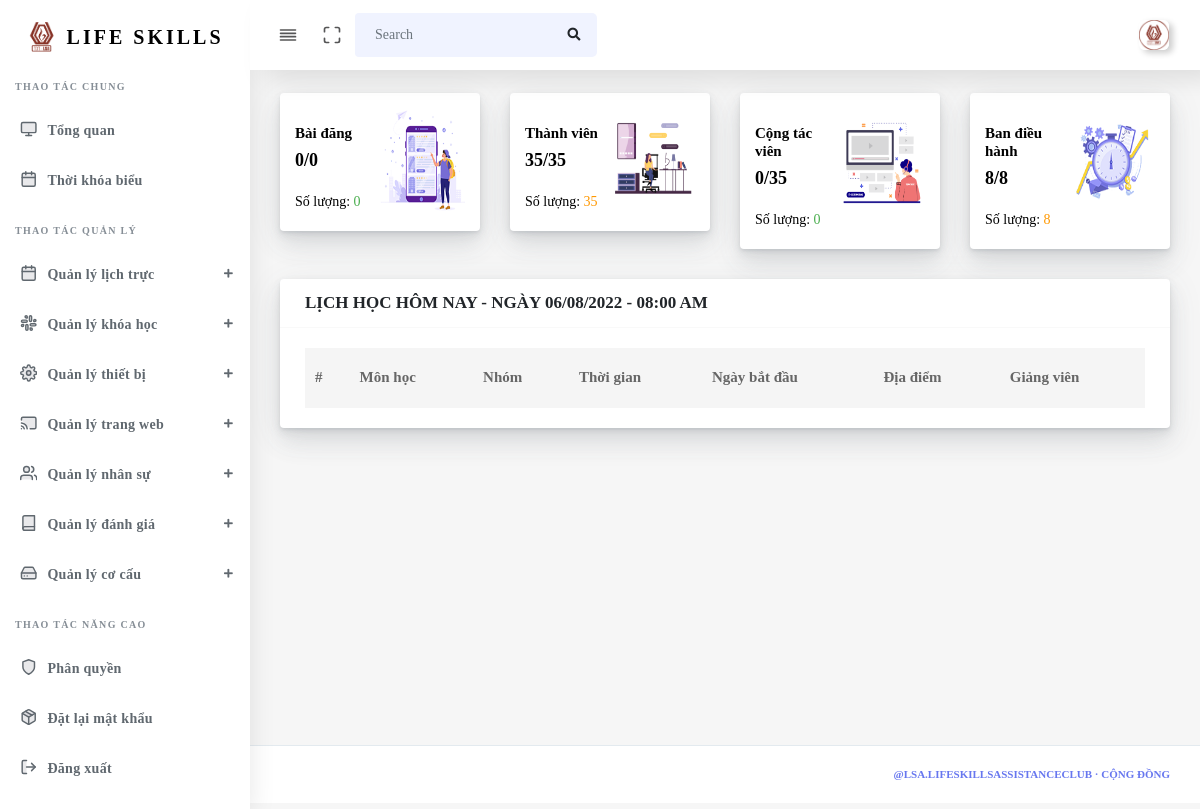
Page /Admin/Home (signed in) on the earlier database version.
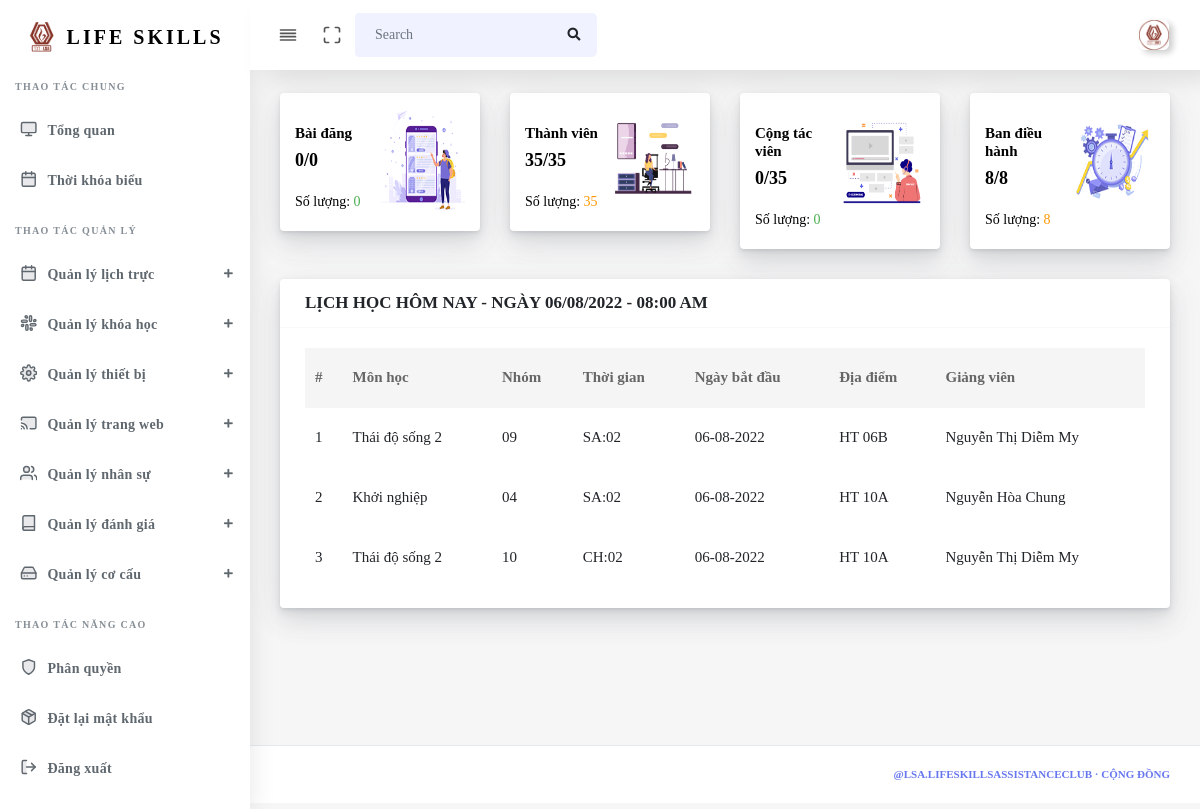
Same page on the later database version.
### tables this page shows
CREATE TABLE `tbl_course` (
  `id_course` int(255) NOT NULL,
  `id_subject` int(255) NOT NULL,
  `group` varchar(255) NOT NULL,
  `teacher` varchar(255) DEFAULT NULL,
  `period` varchar(255) NOT NULL,
  `local` varchar(255) DEFAULT NULL,
  `date` date NOT NULL,
  `semester` varchar(255) NOT NULL,
  `id_schoolyear` int(255) NOT NULL
);

CREATE TABLE `tbl_subject` (
  `id_subject` int(255) NOT NULL,
  `subject` varchar(255) NOT NULL,
  `note` varchar(255) DEFAULT NULL
);

### source/views/admin/layout.php (called while the page is built)
<?php
$filepath = realpath(dirname(__FILE__));
require_once($filepath . '/partials/header.php');
require_once($filepath . '/partials/sidebar.php');
require_once($filepath . '/pages/' . $data['page'] . '.php');
require_once($filepath . '/partials/footer.php');
?>

### source/core/Controller.php (called while the page is built, shortened)
<?php
class Controller
{
    public function viewAdmin($view, $data = [])
    {
        require_once(realpath(dirname(__FILE__)) . '/../views/admin/' . $view . '.php');
    }
}
?>

### source/controllers/Admin.php (called while the page is built, shortened)
<?php
class Admin extends Controller
{
  private $Dashboard;
  private $Course;
  function __construct()
  {
    $this->Dashboard        = $this->model("Dashboard");
    $this->Course           = $this->model("Course");
  }
  public function Home()
  {
    $this->viewAdmin("layout", [
      "page"                => "home/dashboard",
      "CountPost"           => $this->Dashboard->Post(),
      "CountCollaborate"    => $this->Dashboard->Collaborate(),
      "CountMember"         => $this->Dashboard->Member(),
      "CountAdministration" => $this->Dashboard->Administration(),
      "CountPosition"       => $this->Dashboard->Position(),
      "CountPersonnel"      => $this->Dashboard->Personnel(),
      "ListCourseToday"     => $this->Course->getCourseToday(),
      "Notification"        => [],
    ]);
  }
}

### source/core/App.php (called while the page is built, shortened)
<?php
class App
{
    protected $action       = "Index";
    function __construct()
    {
        $arr        = $this->UrlProcess();
        $filepath   = realpath(dirname(__FILE__));
        if (isset($arr[0])) {
            if (file_exists($filepath . '/../controllers/' . $arr[0] . '.php')) {
                if ($arr[0] == "Admin") {
                    $this->action = "Home";
                }
                unset($arr[0]);
            }
        }
        $this->controller = new $this->controller;
        if (isset($arr[1])) {
            if (method_exists($this->controller, $arr[1])) {
                $this->action = $arr[1];
            }
            unset($arr[1]);
        }
        $this->params = $arr ? array_values($arr) : [];
        call_user_func_array([$this->controller, $this->action], $this->params);
    }
    function UrlProcess()
    {
        if (isset($_GET["url"])) return explode("/", filter_var(trim($_GET["url"], "/")));
    }
}
?>

### index.php (called while the page is built, shortened)
<?php
$myApp = new App();
?>

### source/core/lib/database.php (called while the page is built, shortened)
<?php
class Database
{
  protected $host   = DB_HOST;
  protected $user   = DB_USER;
  protected $pass   = DB_PASS;
  protected $dbname = DB_NAME;
  public $link;
  private function connectDB()
  {
    $this->link = new mysqli(
      $this->host,
      $this->user,
      $this->pass,
      $this->dbname
    );
  }
  public function select($query)
  {
    $result = $this->link->query($query) or
      die($this->link->error . __LINE__);
    if ($result->num_rows > 0) {
      return $result;
    } else {
      return false;
    }
  }
}

### source/models/Course.php (called while the page is built, shortened)
<?php
class Course
{
  private $db;
  public function __construct()
  {
    $this->db = new Database();
  }
  public function getCourseToday()
  {
    $query  = "SELECT tbl_course.*, tbl_subject.subject, tbl_schoolyear.schoolyear FROM tbl_course, tbl_subject, tbl_schoolyear WHERE tbl_course.id_subject = tbl_subject.id_subject AND tbl_course.id_schoolyear = tbl_schoolyear.id_schoolyear AND tbl_course.date = CURDATE() ORDER BY period DESC";
    $result = $this->db->select($query);
    return $result;
  }
}

### source/core/helpers/format.php (called while the page is built, shortened)
<?php
class Format
{
  public function formatDate($date)
  {
    return date('d-m-Y', strtotime($date));
  }
}

### source/views/admin/pages/home/dashboard.php (the view, shortened to what this page needs)
<div class="main-content">
  <section class="section">
    <div class="row">
      <div class="col-xl-3 col-lg-6 col-md-6 col-sm-6 col-xs-12">
        <div class="card">
          <div class="card-statistic-4">
            <div class="align-items-center justify-content-between">
              <div class="row">
                <div class="col-lg-6 col-md-6 col-sm-6 col-xs-6 pr-0 pt-3">
                  <div class="card-content">
                    <h5 class="font-15">Bài đăng</h5>
                    <h2 class="mb-3 font-18"><?php echo $data['CountPost']; ?>/<?php echo $data['CountPost']; ?></h2>
                    <p class="mb-0">Số lượng: <span class="col-green"><?php echo $data['CountPost']; ?></span></p>
                  </div>
                </div>
                <div class="col-lg-6 col-md-6 col-sm-6 col-xs-6 pl-0">
                  <div class="banner-img">
                    <img src="source/public/img/banner/1.png" style="width: 104px; height: 104px;" alt="">
                  </div>
                </div>
              </div>
            </div>
          </div>
        </div>
      </div>
      <div class="col-xl-3 col-lg-6 col-md-6 col-sm-6 col-xs-12">
        <div class="card">
          <div class="card-statistic-4">
            <div class="align-items-center justify-content-between">
              <div class="row ">
                <div class="col-lg-6 col-md-6 col-sm-6 col-xs-6 pr-0 pt-3">
                  <div class="card-content">
                    <h5 class="font-15">Thành viên</h5>
                    <h2 class="mb-3 font-18"><?php echo $data['CountMember']; ?>/<?php echo $data['CountPersonnel']; ?></h2>
                    <p class="mb-0">Số lượng: <span class="col-orange"><?php echo $data['CountMember']; ?></span></p>
                  </div>
                </div>
                <div class="col-lg-6 col-md-6 col-sm-6 col-xs-6 pl-0">
                  <div class="banner-img">
                    <img src="source/public/img/banner/2.png" style="width: 104px; height: 104px;" alt="">
                  </div>
                </div>
              </div>
            </div>
          </div>
        </div>
      </div>
      <div class="col-xl-3 col-lg-6 col-md-6 col-sm-6 col-xs-12">
        <div class="card">
          <div class="card-statistic-4">
            <div class="align-items-center justify-content-between">
              <div class="row ">
                <div class="col-lg-6 col-md-6 col-sm-6 col-xs-6 pr-0 pt-3">
                  <div class="card-content">
                    <h5 class="font-15">Cộng tác viên</h5>
                    <h2 class="mb-3 font-18"><?php echo $data['CountCollaborate']; ?>/<?php echo $data['CountPersonnel']; ?></h2>
                    <p class="mb-0">Số lượng: <span class="col-green"><?php echo $data['CountCollaborate']; ?></span> </p>
                  </div>
                </div>
                <div class="col-lg-6 col-md-6 col-sm-6 col-xs-6 pl-0">
                  <div class="banner-img">
                    <img src="source/public/img/banner/4.png" style="width: 104px; height: 104px;" alt="">
                  </div>
                </div>
              </div>
            </div>
          </div>
        </div>
      </div>
      <div class="col-xl-3 col-lg-6 col-md-6 col-sm-6 col-xs-12">
        <div class="card">
          <div class="card-statistic-4">
            <div class="align-items-center justify-content-between">
              <div class="row ">
                <div class="col-lg-6 col-md-6 col-sm-6 col-xs-6 pr-0 pt-3">
                  <div class="card-content">
                    <h5 class="font-15">Ban điều hành</h5>
                    <h2 class="mb-3 font-18"><?php echo $data['CountAdministration']; ?>/<?php echo $data['CountPosition']; ?></h2>
                    <p class="mb-0">Số lượng: <span class="col-orange"><?php echo $data['CountAdministration']; ?></span></p>
                  </div>
                </div>
                <div class="col-lg-6 col-md-6 col-sm-6 col-xs-6 pl-0">
                  <div class="banner-img">
                    <img src="source/public/img/banner/3.png" style="width: 104px; height: 104px;" alt="">
                  </div>
                </div>
              </div>
            </div>
          </div>
        </div>
      </div>
    </div>
    <div class="row">
      <div class="col-md-12">
        <div class="card">
          <div class="card-header">
            <h4>LỊCH HỌC HÔM NAY - NGÀY
              <?php
              echo strtoupper(date('d/m/Y - h:i a', time()));
              ?></h4>
          </div>
          <div class="card-body">
            <div class="table-responsive">
              <table class="table table-hover mb-0" id="table-1">
                <thead>
                  <tr>
                    <th>#</th>
                    <th>Môn học</th>
                    <th>Nhóm</th>
                    <th>Thời gian</th>
                    <th>Ngày bắt đầu</th>
                    <th>Địa điểm</th>
                    <th>Giảng viên</th>
                  </tr>
                </thead>
                <tbody>
                  <?php if ($data['ListCourseToday']) {
                    $fm = new Format();
                    $i = 1;
                    while ($value = $data['ListCourseToday']->fetch_assoc()) { ?>
                      <tr>
                        <td><?php echo $i++; ?></td>
                        <td><?php echo $value['subject']; ?></td>
                        <td><?php echo $value['group']; ?></td>
                        <td><?php echo $value['period']; ?></td>
                        <td><?php echo $fm->formatDate($value['date']); ?></td>
                        <td><?php echo $value['local']; ?></td>
                        <td><?php echo $value['teacher']; ?></td>
                      </tr>
                  <?php }
                  } ?>
                </tbody>
              </table>
            </div>
          </div>
        </div>
      </div>
    </div>
  </section>
</div>

### source/views/admin/partials/header.php (shortened to what this page needs)
<!DOCTYPE html>
<html lang="en">
<head>
  <link rel="stylesheet" href="source/public/bundles/bootstrap-daterangepicker/daterangepicker.css">
  <link rel="stylesheet" href="source/public/bundles/prism/prism.css">
  <link rel="stylesheet" href="source/public/css/app.min.css">
  <link rel="stylesheet" href="source/public/bundles/datatables/datatables.min.css">
  <link rel="stylesheet" href="source/public/bundles/bootstrap-social/bootstrap-social.css">
  <link rel="stylesheet" href="source/public/bundles/fullcalendar/fullcalendar.min.css">
  <link rel="stylesheet" href="source/public/bundles/izitoast/css/iziToast.min.css">
  <link rel="stylesheet" href="source/public/bundles/datatables/DataTables-1.10.16/css/dataTables.bootstrap4.min.css">
  <link rel="stylesheet" href="source/public/css/style.css">
  <link rel="stylesheet" href="source/public/css/components.css">
  <link rel="stylesheet" href="source/public/css/custom.css">
</head>
<body onload="showMessage()">
  <div id="app">
    <div class="main-wrapper main-wrapper-1">
      <div class="navbar-bg"></div>
      <nav class="navbar navbar-expand-lg main-navbar sticky">
        <div class="form-inline mr-auto">
          <ul class="navbar-nav mr-3">
            <li><a href="#" data-toggle="sidebar" class="nav-link nav-link-lg
									collapse-btn"> <i data-feather="align-justify"></i></a></li>
            <li><a href="#" class="nav-link nav-link-lg fullscreen-btn">
                <i data-feather="maximize"></i>
              </a></li>
            <li>
              <form class="form-inline mr-auto">
                <div class="search-element">
                  <input class="form-control" id="search-sidebar" type="search" placeholder="Search" aria-label="Search" data-width="200">
                  <button class="btn" type="button">
                    <i class="fas fa-search"></i>
                  </button>
                </div>
              </form>
            </li>
          </ul>
        </div>
        <ul class="navbar-nav navbar-right">
          <li class="dropdown"><a href="#" data-toggle="dropdown" class="nav-link dropdown-toggle nav-link-lg nav-link-user"> <img alt="image" src="source/public/img/logo.png" class="user-img-radious-style"> <span class="d-sm-none d-lg-inline-block"></span></a>
          </li>
        </ul>
      </nav>

### source/views/admin/partials/sidebar.php (shortened to what this page needs)
<div class="main-sidebar sidebar-style-2">
  <aside id="sidebar-wrapper">
    <div class="sidebar-brand">
      <a href="Admin/Home">
        <img alt="image" src="source/public/img/favicon.ico" class="header-logo">
        <span class="logo-name">LIFE SKILLS</span>
      </a>
    </div>
    <ul class="sidebar-menu" id="sidebar-list">
      <li class="menu-header" act>Thao tác chung</li>
      <li class="dropdown">
        <a href="Admin/Home" class="nav-link"><i data-feather="monitor"></i><span>Tổng quan</span></a>
      </li>
      <li class="dropdown">
        <a href="CourseCalendar" class="nav-link"><i data-feather="calendar"></i><span>Thời khóa biểu</span></a>
      </li>
      <li class="menu-header">Thao tác quản lý</li>
      <li class="dropdown">
        <a href="#" class="menu-toggle nav-link has-dropdown"><i data-feather="calendar"></i><span>Quản lý lịch trực</span></a>
      </li>
      <li class="dropdown">
        <a href="#" class="menu-toggle nav-link has-dropdown"><i data-feather="slack"></i><span>Quản lý khóa học</span></a>
      </li>
      <li class="dropdown">
        <a href="#" class="menu-toggle nav-link has-dropdown"><i data-feather="settings"></i><span>Quản lý thiết bị</span></a>
      </li>
      <li class="dropdown">
        <a href="#" class="menu-toggle nav-link has-dropdown"><i data-feather="cast"></i><span>Quản lý trang web</span></a>
      </li>
      <li class="dropdown">
        <a href="#" class="menu-toggle nav-link has-dropdown"><i data-feather="users"></i><span>Quản lý nhân sự</span></a>
      </li>
      <li class="dropdown">
        <a href="#" class="menu-toggle nav-link has-dropdown"><i data-feather="book"></i><span>Quản lý đánh giá</span></a>
      </li>
      <li class="dropdown">
        <a href="#" class="menu-toggle nav-link has-dropdown"><i data-feather="hard-drive"></i><span>Quản lý cơ cấu</span></a>
      </li>
      <li class="menu-header">Thao tác năng cao</li>
      <li class="dropdown">
        <a href="Admin/Decentralization" class="nav-link"><i data-feather="shield"></i><span>Phân quyền</span></a>
      </li>
      <li class="dropdown">
        <a href="Admin/ResetPassword" class="nav-link"><i data-feather="package"></i><span>Đặt lại mật khẩu</span></a>
      </li>
      <li class="dropdown">
        <a href="Auth/Logout" class="nav-link"><i data-feather="log-out"></i><span>Đăng xuất</span></a>
      </li>
      <li class="menu-header">Thao tác khác</li>
    </ul>
  </aside>
</div>

### source/views/admin/partials/footer.php (shortened to what this page needs)
<footer class="main-footer">
  <div class="footer-right">
    <a class="font-weight-bold" href="https://www.facebook.com/lsa.lifeskillsassistanceclub">@lsa.lifeskillsassistanceclub · Cộng đồng</a></a>
  </div>
</footer>
</div>
</div>
</body>
</html>

Differences in the rows shown:
added tbl_course: id_subject.subject "Thái độ sống 2", group "09", period "SA:02", date "06-08-2022", local "HT 06B", teacher "Nguyễn Thị Diễm My"
added tbl_course: id_subject.subject "Khởi nghiệp", group "04", period "SA:02", date "06-08-2022", local "HT 10A", teacher "Nguyễn Hòa Chung"
added tbl_course: id_subject.subject "Thái độ sống 2", group "10", period "CH:02", date "06-08-2022", local "HT 10A", teacher "Nguyễn Thị Diễm My"
